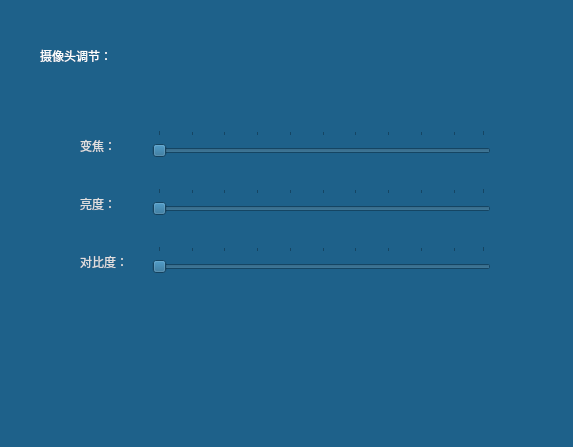
<?xml version="1.0" encoding="UTF-8"?>
<ui version="4.0">
 <class>CameraPropSetup</class>
 <widget class="QWidget" name="CameraPropSetup">
  <property name="geometry">
   <rect>
    <x>0</x>
    <y>0</y>
    <width>573</width>
    <height>447</height>
   </rect>
  </property>
  <property name="windowTitle">
   <string>Form</string>
  </property>
  <property name="styleSheet">
   <string notr="true">color: rgb(223, 223, 223);
font: 75 20pt &quot;微软雅黑&quot;;
background-color: rgb(30, 97, 138);
</string>
  </property>
  <widget class="QWidget" name="formLayoutWidget">
   <property name="geometry">
    <rect>
     <x>80</x>
     <y>130</y>
     <width>411</width>
     <height>245</height>
    </rect>
   </property>
   <layout class="QFormLayout" name="formLayout">
    <property name="horizontalSpacing">
     <number>24</number>
    </property>
    <property name="verticalSpacing">
     <number>24</number>
    </property>
    <item row="1" column="0">
     <widget class="QLabel" name="label_2">
      <property name="text">
       <string>变焦：</string>
      </property>
     </widget>
    </item>
    <item row="2" column="0">
     <widget class="QLabel" name="label">
      <property name="text">
       <string>亮度：</string>
      </property>
     </widget>
    </item>
    <item row="3" column="0">
     <widget class="QLabel" name="label_3">
      <property name="text">
       <string>对比度：</string>
      </property>
     </widget>
    </item>
    <item row="3" column="1">
     <widget class="QSlider" name="SliderContrast">
      <property name="styleSheet">
       <string notr="true"> margin-top:14px;
 </string>
      </property>
      <property name="sliderPosition">
       <number>0</number>
      </property>
      <property name="orientation">
       <enum>Qt::Horizontal</enum>
      </property>
      <property name="tickPosition">
       <enum>QSlider::TicksAbove</enum>
      </property>
      <property name="tickInterval">
       <number>10</number>
      </property>
     </widget>
    </item>
    <item row="1" column="1">
     <widget class="QSlider" name="SliderZoom">
      <property name="styleSheet">
       <string notr="true">  margin-top:14px;</string>
      </property>
      <property name="orientation">
       <enum>Qt::Horizontal</enum>
      </property>
      <property name="tickPosition">
       <enum>QSlider::TicksAbove</enum>
      </property>
      <property name="tickInterval">
       <number>10</number>
      </property>
     </widget>
    </item>
    <item row="2" column="1">
     <widget class="QSlider" name="SliderBrightness">
      <property name="styleSheet">
       <string notr="true"> margin-top:14px;</string>
      </property>
      <property name="orientation">
       <enum>Qt::Horizontal</enum>
      </property>
      <property name="tickPosition">
       <enum>QSlider::TicksAbove</enum>
      </property>
      <property name="tickInterval">
       <number>10</number>
      </property>
     </widget>
    </item>
   </layout>
  </widget>
  <widget class="QLabel" name="label_4">
   <property name="geometry">
    <rect>
     <x>40</x>
     <y>30</y>
     <width>331</width>
     <height>51</height>
    </rect>
   </property>
   <property name="styleSheet">
    <string notr="true">font: 75 22pt &quot;微软雅黑&quot;;

color: rgb(255, 255, 255);</string>
   </property>
   <property name="text">
    <string>摄像头调节：</string>
   </property>
  </widget>
 </widget>
 <resources/>
 <connections/>
</ui>
